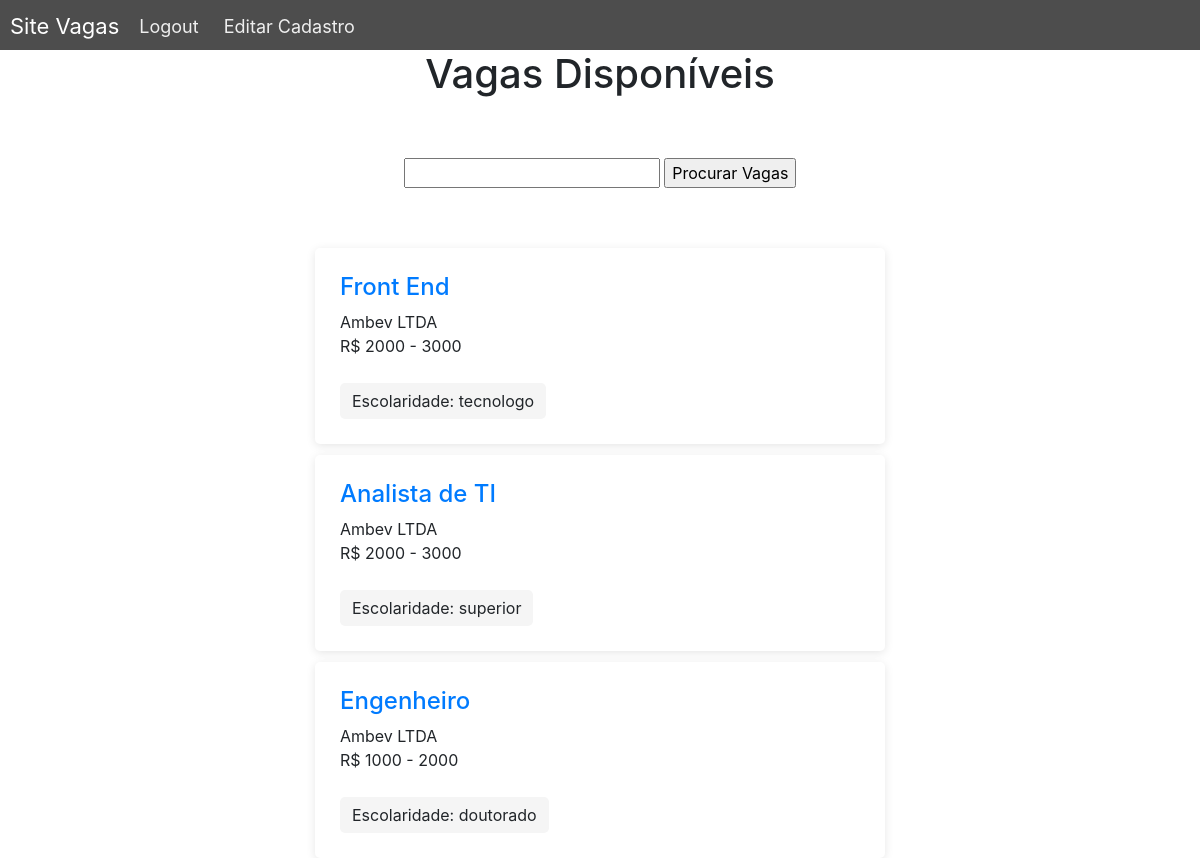
/candidato/vagas-disponiveis (signed in), run on an earlier commit of the app's database.
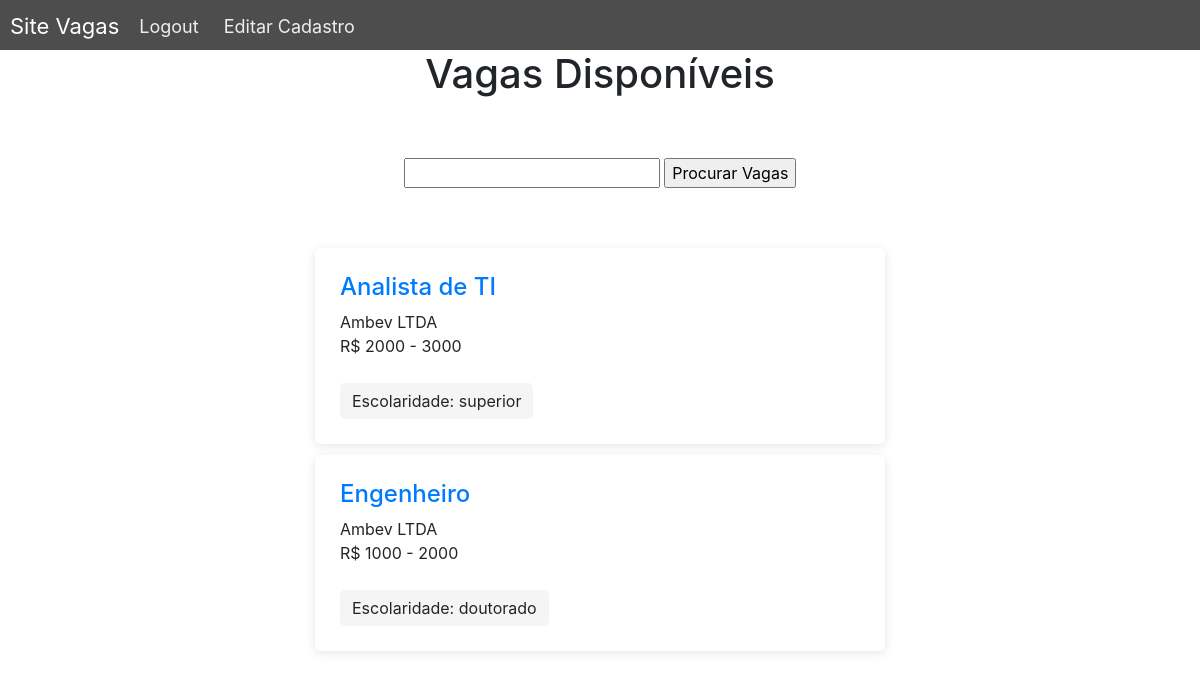
And on a later commit of the database.
### users/models.py (models this page shows, shortened)
class Applicant(models.Model):
    user = models.OneToOneField(User, on_delete=models.CASCADE)
    nome = models.CharField(max_length=200, verbose_name="Nome")
    sal = (("1000", "Até R$ 1000"),
                    ("1000 - 2000", "De R$ 1000 a R$ 2000"),
                    ("2000 - 3000", "De R$ 2000 a R$ 3000"),
                    ("3000", "Acima de R$ 3000"))
    escol = (("fundamental", "Ensino fundamental"),
                    ("medio", "Ensino médio"),
                    ("tecnologo", "Tecnólogo"),
                    ("superior", "Ensino Superior"),
                    ("pos", "Pós / MBA / Mestrado"),
                    ("doutorado", "Doutorado"))
    faixa_salarial = models.CharField(max_length=20, choices=sal, default="1000", verbose_name="Faixa Salarial")
    exp = models.TextField(verbose_name="Experiência")
    escolaridade = models.CharField(max_length=20, choices=escol, verbose_name="Última Escolaridade")
    data_cadastro = models.DateField(auto_now=True)

class Company(models.Model):
    def __str__(self):
        return self.nome
    user = models.OneToOneField(User, on_delete=models.CASCADE)
    nome = models.CharField(verbose_name="Nome", max_length=200)

### vacancies/models.py (models this page shows, shortened)
class Vacancies(models.Model):
    class Meta:
        verbose_name = 'Vacancie'
        verbose_name_plural = 'Vacancies'
    company = models.ForeignKey(Company, verbose_name="Empresa", on_delete=models.CASCADE)
    nome = models.CharField(max_length=100, verbose_name="Título")
    sal = (("1000", "Até R$ 1000"),
                    ("1000 - 2000", "De R$ 1000 a R$ 2000"),
                    ("2000 - 3000", "De R$ 2000 a R$ 3000"),
                    ("3000", "Acima de R$ 3000"))
    escol = (("fundamental", "Ensino fundamental"),
                    ("medio", "Ensino médio"),
                    ("tecnologo", "Tecnólogo"),
                    ("superior", "Ensino Superior"),
                    ("pos", "Pós / MBA / Mestrado"),
                    ("doutorado", "Doutorado"))
    faixa_salarial = models.CharField(max_length=20, choices=sal, default="1000", verbose_name="Faixa Salarial")
    req = models.TextField(verbose_name="Requisitos")
    escolaridade = models.CharField(max_length=20, choices=escol, verbose_name="Escolaridade Mínima")
    data_criacao = models.DateField(auto_now=True)

### applicant/views.py (the view)
# urls.py: path('vagas-disponiveis', ListVacanciesApplicant.as_view(), name="list-vacancies-applicant"),
@method_decorator([login_required], name='dispatch')
class ListVacanciesApplicant(generic.ListView):
    model = Vacancies
    context_object_name = "vacancies"
    template_name = "applicant/list_vacancies_applicant.html"
    def get_context_data(self, **kwargs):
        context = super().get_context_data(**kwargs)
        search_input = self.request.GET.get('search-area') or ''
        if search_input:
            context['vacancies'] = context['vacancies'].filter(
                nome__icontains=search_input)
        context['search_input'] = search_input
        context['applicant_id'] = Applicant.objects.values_list('user', flat=True)
        context['applicants'] = Applicant.objects.all()
        return context

### applicant/templates/applicant/list_vacancies_applicant.html (shortened to what this page needs)
{% load static %}
<!DOCTYPE html>
<html lang="en">
<head>
    <link rel="stylesheet" href="{% static 'vacancies/style_card.css' %}">
    <link rel="stylesheet" href="{% static 'vacancies/style_mainPage.css' %}">
    <link rel="stylesheet" type="text/css" href="https://maxcdn.bootstrapcdn.com/bootstrap/4.0.0/css/bootstrap.min.css">
</head>
<body>
    {% if user.is_company %}
    <h4>Você não é permitido aqui</h4>
    <button type="submit" onclick="history.go(-1);" class="inline">Voltar</button>
    {% elif user.id not in applicant_id %}
        <h4>Você precisa completar seu cadastro</h4>
        <button><a href="{% url 'users:applicant-register-complete' %}">Completar Cadastro</a></button>
    {% else %}
        <div class="nav">
            <div class="nav-header">
              <div class="nav-title">
                Site Vagas
              </div>
            </div>
            <div class="nav-links">
              <a href="{% url 'users:logout' %}">Logout</a>
              {% for appl in  applicants %}
                {% if appl.user_id == user.id %}
                   <a href="{% url 'applicant:update-register' appl.id %}">Editar Cadastro</a>
                {% endif %}
            {% endfor %}
            </div>
          </div>
        <h1 class="text-center" style="margin-bottom: 5%;"> Vagas Disponíveis</h1>
        <div style="text-align: center; margin-bottom: 5%;">
                <form method="GET" style="margin-top: 1%;">
                    <input type="text" name="search-area" value="{{search_input}}">
                    <input class="button" type="submit" value="Procurar Vagas">
                </form>
        </div>
        {% for vac in vacancies %}
        <div class="col-sm-6 offset-sm-3">
            <div class="job-card">
                <div class="job-card__content">
                    <div class="job-card_info">
                        <h4><a href="{% url 'applicant:detail-vacancie-applicant' vac.id %}">{{vac.nome}}</a></a></h4>
                        <p class="mb-0">{{vac.company}}</p>
                        <p class="mb-0">R$ {{vac.faixa_salarial}}</p>
                    </div>
                </div>
                <div class="job-card__footer">
                    <div class="job-card_job-type">
                        <span class="job-label">Escolaridade: {{vac.escolaridade}}</span>
                    </div>
                </div>
            </div>
        </div>
        {% endfor %}
    {% endif %}
</body>
</html>

What changed in the data, as far as the page shows it:
removed Vacancies: nome "Front End", company "Ambev LTDA", faixa_salarial "2000 - 3000", escolaridade "tecnologo"
